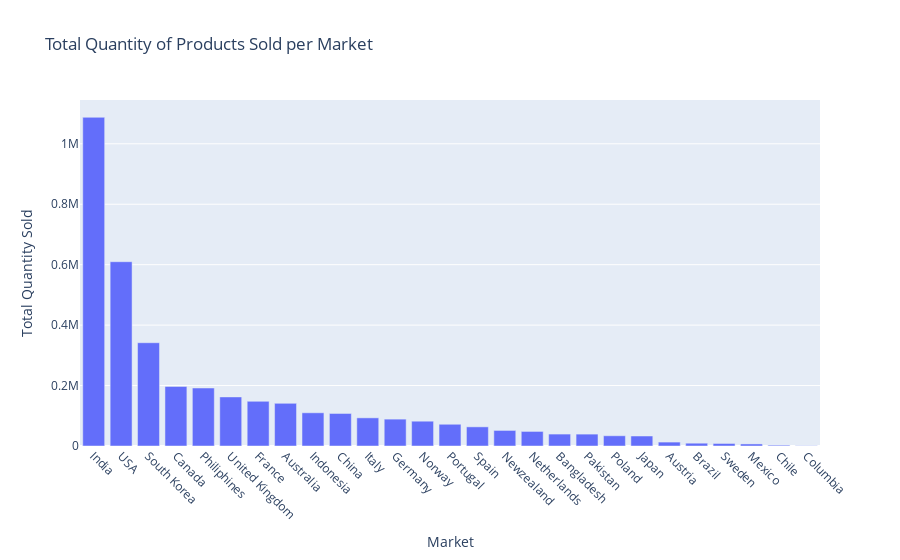

The cell this chart's notebook holds for it:
### Code cell
# Establish a connection to the 'atliq_db.sqlite3' SQLite database
con = sqlite3.connect('atliq_db.sqlite3')
# Execute the query to get the data
products_sold_per_market = pd.read_sql_query(products_sold_per_market_query, con)

# Create the interactive bar chart using Plotly
fig = px.bar(products_sold_per_market, x='market', y='total_quantity_sold_per_market',
             labels={'market': 'Market', 'total_quantity_sold_per_market': 'Total Quantity Sold'},
             title='Total Quantity of Products Sold per Market')

# Rotate x-axis labels for better readability
fig.update_xaxes(tickangle=45)

# Show the interactive chart
fig.show()

### Figure 1 — Plotly figure (JSON) as saved in the notebook; plotly's stock layout.template omitted (floating-point values rounded to 4 significant figures)
{"data": [{"alignmentgroup": "True", "hovertemplate": "Market=%{x}<br>Total Quantity Sold=%{y}<extra></extra>", "legendgroup": "", "marker": {"color": "#636efa", "pattern": {"shape": ""}}, "name": "", "offsetgroup": "", "orientation": "v", "showlegend": false, "textposition": "auto", "type": "bar", "x": ["India", "USA", "South Korea", "Canada", "Philiphines", "United Kingdom", "France", "Australia", "Indonesia", "China", "Italy", "Germany", "Norway", "Portugal", "Spain", "Newzealand", "Netherlands", "Bangladesh", "Pakistan", "Poland", "Japan", "Austria", "Brazil", "Sweden", "Mexico", "Chile", "Columbia"], "xaxis": "x", "y": [1087710, 609825, 341767, 197068, 191884, 162454, 147853, 141088, 109886, 107637, 93137, 88915, 82076, 71937, 63376, 51513, 48221, 39487, 39355, 33842, 33068, 12974, 9277, 8323, 6788, 2715, 759], "yaxis": "y"}], "layout": {"barmode": "relative", "legend": {"tracegroupgap": 0}, "title": {"text": "Total Quantity of Products Sold per Market"}, "xaxis": {"anchor": "y", "domain": [0, 1], "tickangle": 45, "title": {"text": "Market"}}, "yaxis": {"anchor": "x", "domain": [0, 1], "title": {"text": "Total Quantity Sold"}}}}
